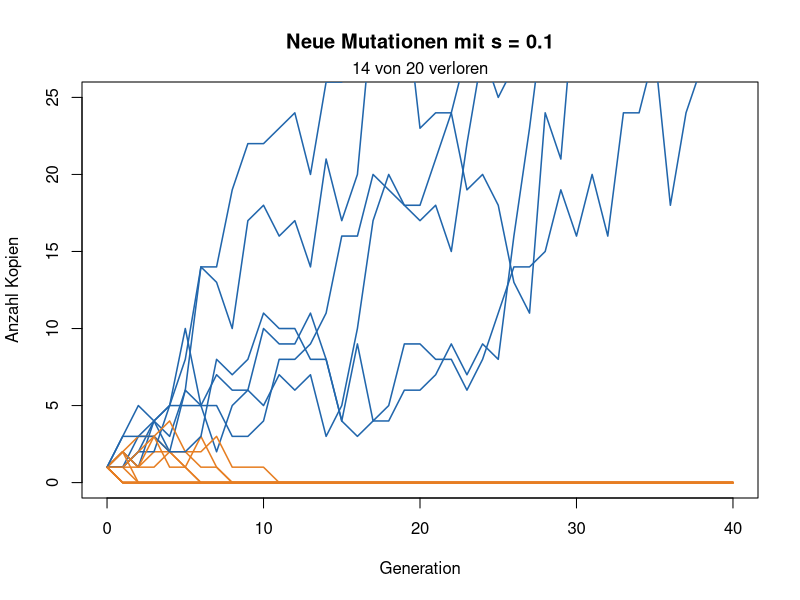
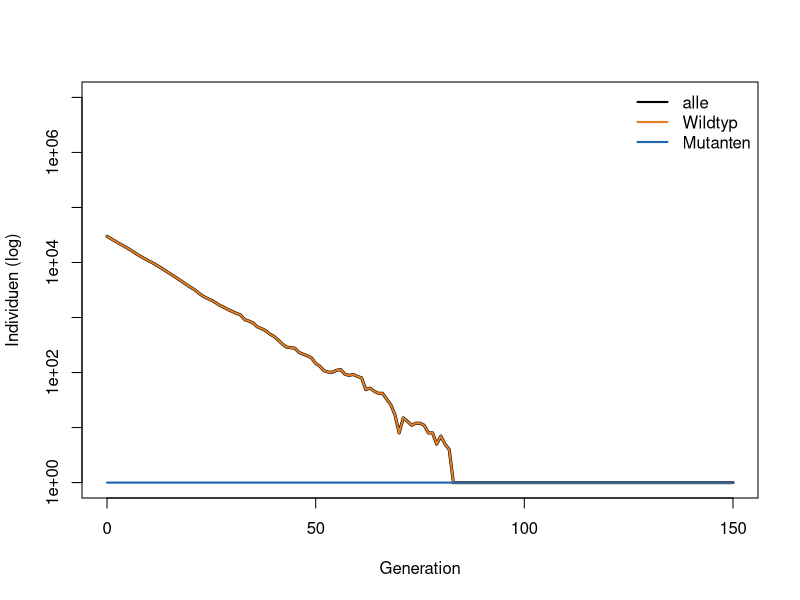
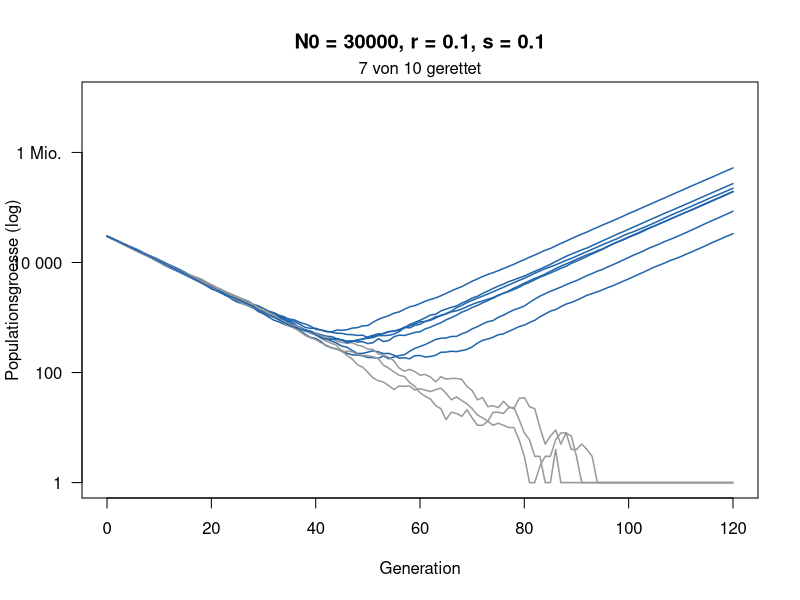
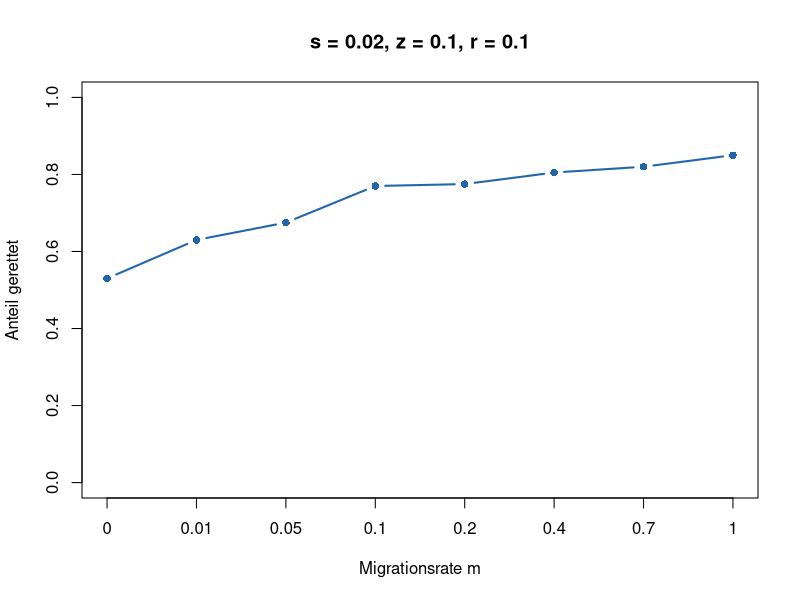
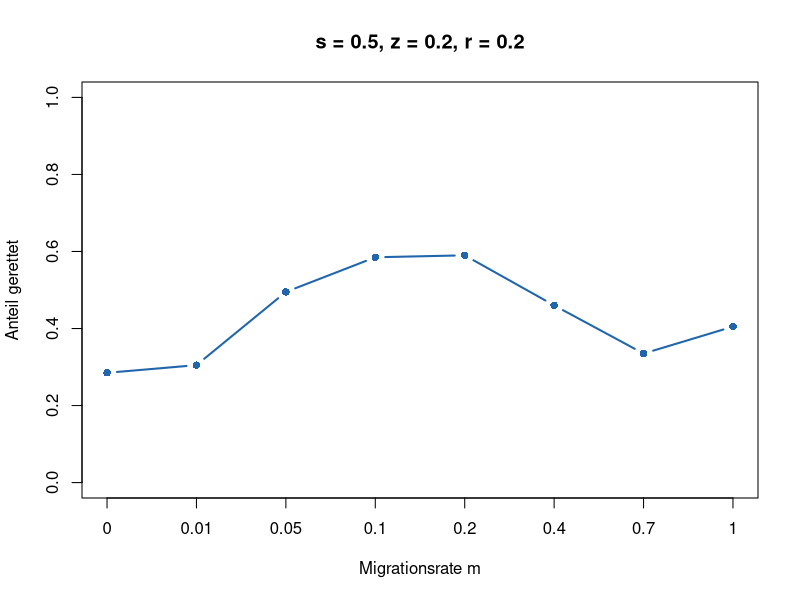

Source code (R) for these figures, in order:
## ---- chunk 1
#| code-fold: true
#| code-summary: "Hilfsfunktionen (nicht verändern)"
# Eine Mutation über die Zeit: jede Kopie hat im Mittel 1 + s Nachkommen
linie <- function(s, generationen = 40) {
  n <- numeric(generationen + 1)
  n[1] <- 1
  for (t in seq_len(generationen)) n[t + 1] <- rpois(1, n[t] * (1 + s))
  n
}

zeige_linien <- function(s, anzahl = 20) {
  plot(NA, xlim = c(0, 40), ylim = c(0, 25), xlab = "Generation",
       ylab = "Anzahl Kopien", main = paste("Neue Mutationen mit s =", s))
  verloren <- 0
  for (i in seq_len(anzahl)) {
    n <- linie(s)
    weg <- n[41] == 0
    verloren <- verloren + weg
    lines(0:40, n, col = if (weg) "#e67e22" else "#2166ac", lwd = 1.5)
  }
  mtext(paste(verloren, "von", anzahl, "verloren"), side = 3, line = 0.2)
}

# 1 = etabliert (100 Kopien erreicht), 0 = verloren
schicksal <- function(s, grenze = 100) {
  n <- 1
  while (n > 0 && n < grenze) n <- rpois(1, n * (1 + s))
  as.numeric(n >= grenze)
}

schaetze_etablierung <- function(s, wiederholungen = 2000) {
  mean(replicate(wiederholungen, schicksal(s)))
}

# Eine schrumpfende Population: Wildtyp (1 - r), Mutanten (1 + s)
rettung_lauf <- function(N0, r, s, U = 1e-5, generationen = 120) {
  wt <- N0; mut <- 0
  N <- numeric(generationen + 1); N[1] <- N0
  for (t in seq_len(generationen)) {
    neu <- rbinom(1, wt, U)
    wt <- rpois(1, wt * (1 - r))
    mut <- min(rpois(1, mut * (1 + s)) + neu, 1e7)
    N[t + 1] <- wt + mut
  }
  N
}

zeige_rettung <- function(N0, r, s, anzahl = 10) {
  plot(NA, xlim = c(0, 120), ylim = c(1, 1e7), log = "y", xlab = "Generation",
       ylab = "Populationsgroesse (log)", yaxt = "n",
       main = paste0("N0 = ", N0, ", r = ", r, ", s = ", s))
  axis(2, at = 10^c(0, 2, 4, 6), labels = c("1", "100", "10 000", "1 Mio."), las = 1)
  gerettet <- 0
  for (i in seq_len(anzahl)) {
    N <- rettung_lauf(N0, r, s)
    ok <- N[121] > 0
    gerettet <- gerettet + ok
    lines(0:120, pmax(N, 1), col = if (ok) "#2166ac" else "grey60", lwd = 1.5)
  }
  mtext(paste(gerettet, "von", anzahl, "gerettet"), side = 3, line = 0.2)
}

# 1 = gerettet (1000 Mutanten), 0 = ausgestorben
rettung <- function(N0, r, s, U = 1e-5, grenze = 1000) {
  wt <- N0; mut <- 0
  repeat {
    neu <- rbinom(1, wt, U)
    wt <- rpois(1, wt * (1 - r))
    mut <- rpois(1, mut * (1 + s)) + neu
    if (mut >= grenze) return(1)
    if (wt + mut == 0) return(0)
  }
}

schaetze_rettung <- function(N0, r, s, wiederholungen = 300) {
  mean(replicate(wiederholungen, rettung(N0, r, s)))
}

# Näherung (Orr & Unckless 2014)
formel <- function(N0, r, s, U = 1e-5) round(1 - exp(-2 * N0 * U * s / r), 2)
## ---- chunk 2
#| fig-height: 4.4
#| fig-width: 7.5
zeige_linien(s = 0.1)   # hier s ändern
## ---- chunk 3
schaetze_etablierung(s = 0.1)   # hier s ändern
2 * 0.1                         # Faustregel
## ---- chunk 4
#| fig-height: 4.4
#| fig-width: 7.5
N0 <- 30000   # Startgrösse
r  <- 0.1     # Rückgang des Wildtyps pro Generation
s  <- 0.1     # Vorteil der Mutante
U  <- 1e-5    # Mutationsrate
generationen <- 150

# 1. Zustand: ein Platz pro Generation
wt  <- numeric(generationen + 1)
mut <- numeric(generationen + 1)
wt[1]  <- N0
mut[1] <- 0

# 2. und 3.: eine Generation, viele Male
for (t in 1:generationen) {
  neu        <- rbinom(1, wt[t], U)                # neue Mutanten unter den Wildtypen
  wt[t + 1]  <- rpois(1, wt[t] * (1 - r))          # Wildtyp: im Mittel 1 - r Nachkommen
  mut[t + 1] <- rpois(1, mut[t] * (1 + s)) + neu   # Mutanten: im Mittel 1 + s Nachkommen
}

plot(0:generationen, pmax(wt + mut, 1), type = "l", lwd = 3, log = "y",
     xlab = "Generation", ylab = "Individuen (log)", ylim = c(1, 1e7))
lines(0:generationen, pmax(wt, 1),  col = "#e67e22", lwd = 2)
lines(0:generationen, pmax(mut, 1), col = "#2166ac", lwd = 2)
legend("topright", c("alle", "Wildtyp", "Mutanten"), col = c("black", "#e67e22", "#2166ac"),
       lwd = 2, bty = "n")

which(mut > 0)[1] - 1   # in welcher Generation gibt es zum ersten Mal Mutanten?
## ---- chunk 5
ein_lauf <- function(N0, r, s, U = 1e-5) {
  wt <- N0
  mut <- 0
  while (wt + mut > 0 && mut < 1000) {   # solange nicht ausgestorben und nicht gerettet
    neu <- rbinom(1, wt, U)
    wt  <- rpois(1, wt * (1 - r))
    mut <- rpois(1, mut * (1 + s)) + neu
  }
  as.numeric(mut >= 1000)   # 1 = gerettet, 0 = ausgestorben
}

ergebnisse <- replicate(200, ein_lauf(N0 = 30000, r = 0.1, s = 0.1))
sum(ergebnisse)    # wie viele von 200 gerettet?
mean(ergebnisse)   # Anteil: Schätzung der Wahrscheinlichkeit
## ---- chunk 6
#| fig-height: 4.6
#| fig-width: 7.5
zeige_rettung(N0 = 30000, r = 0.1, s = 0.1)   # hier N0 oder r ändern
## ---- chunk 7
schaetze_rettung(N0 = 30000, r = 0.1, s = 0.1)   # hier ändern
formel(N0 = 30000, r = 0.1, s = 0.1)             # gleich ändern
## ---- chunk 8
p_vorher <- 0.185   # Anteil stosszahnloser Weibchen vor dem Krieg
w <- 1              # wie viel eher überleben stosszahnlose Weibchen? bitte ändern

p_nachher <- w * p_vorher / (w * p_vorher + (1 - p_vorher))
p_nachher           # beobachtet nach dem Krieg: 0.509
## ---- chunk 9
zwei_orte <- function(m, s, z, r, K = 5000, theta = 100, U = 2e-5, grenze = 500) {
  wt  <- c(K, K)   # Wildtyp in Ort 1 und Ort 2
  mut <- c(0, 0)   # Mutanten in Ort 1 und Ort 2
  for (t in 1:1000) {
    schlecht <- c(TRUE, t > theta)
    wt  <- rpois(2, wt * ifelse(schlecht, 1 - r, 1))
    if (!schlecht[2]) wt[2] <- K                  # Zuflucht bleibt voll
    neu <- rbinom(2, wt, U)                       # neue Mutanten
    mut <- rpois(2, mut * ifelse(schlecht, 1 + z, 1 - s)) + neu
    weg_wt  <- rbinom(2, wt,  m / 2)              # Migration
    weg_mut <- rbinom(2, mut, m / 2)
    wt  <- wt  - weg_wt  + rev(weg_wt)
    mut <- mut - weg_mut + rev(weg_mut)
    if (sum(mut) >= grenze) return(1)             # gerettet
    if (sum(wt) + sum(mut) == 0) return(0)        # ausgestorben
  }
  0
}
## ---- chunk 10
#| code-fold: true
#| code-summary: "Abbildung (nicht verändern)"
zeige_migration <- function(s, z, r, wiederholungen = 200) {
  m_werte <- c(0, 0.01, 0.05, 0.1, 0.2, 0.4, 0.7, 1)
  p <- sapply(m_werte, function(m) mean(replicate(wiederholungen, zwei_orte(m, s, z, r))))
  plot(seq_along(m_werte), p, type = "b", pch = 16, lwd = 2, col = "#2166ac",
       ylim = c(0, 1), xaxt = "n", xlab = "Migrationsrate m", ylab = "Anteil gerettet",
       main = paste0("s = ", s, ", z = ", z, ", r = ", r))
  axis(1, at = seq_along(m_werte), labels = m_werte)
  invisible(data.frame(m = m_werte, gerettet = p))
}
## ---- chunk 11
#| fig-height: 4
#| fig-width: 7.5
set.seed(1)
zeige_migration(s = 0.02, z = 0.1, r = 0.1)   # billige Mutante
## ---- chunk 12
#| fig-height: 4
#| fig-width: 7.5
set.seed(1)
zeige_migration(s = 0.5, z = 0.2, r = 0.2)    # teure Mutante: bitte s ändern
